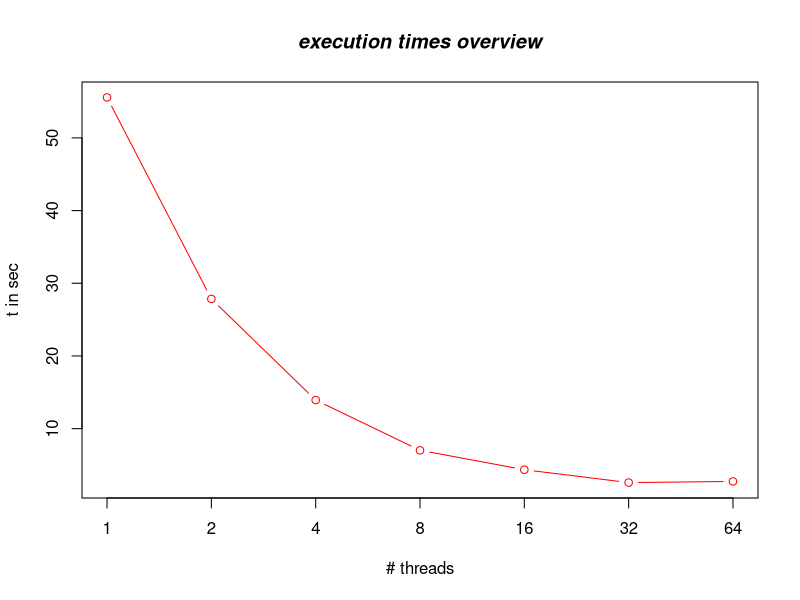
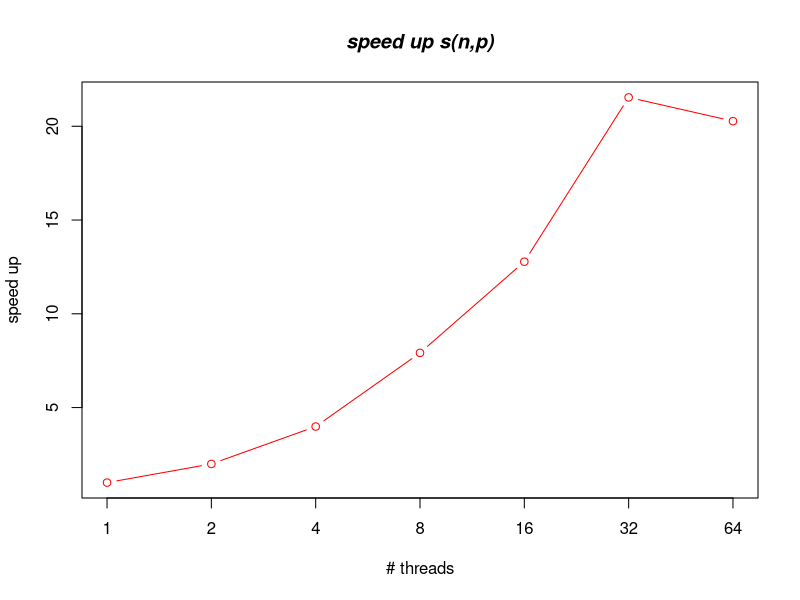
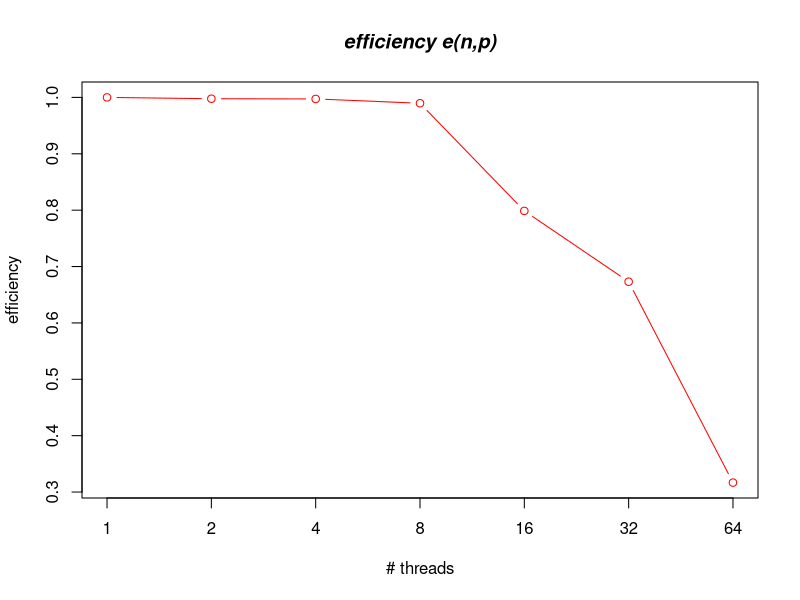

These charts were generated, in order, by the following R code:
# loop times 
executionTimeInSeconds <- c(55.570761,27.850214,13.930710,7.019160, 4.348725,2.580024, 2.741145 )
round(executionTimeInSeconds,digits=3)
numberOfThreads <-c()

for(i in 0:6) numberOfThreads[i+1]= 2^(i)

# version 1
# 
# plot(x=numberOfThreads,y=executionTimeInSeconds,xlab="# threads",
#      ylab="t in sec",type="o",col="red")
# 
# # Create a title with a red, bold/italic font
# title(main="execution times different # threads", font.main=4)


#version 2

plot(executionTimeInSeconds, ylab="t in sec",type="b",col="red",xlab="# threads",xaxt = "n")

axis(1,at=1:7, lab=numberOfThreads)
title(main="execution times overview", font.main=4)


#calculate speedup 
tn <- executionTimeInSeconds[1]
speedUp <-tn/executionTimeInSeconds

plot(speedUp, ylab="speed up",type="b",col="red",xlab="# threads",xaxt = "n")

axis(1,at=1:7, lab=numberOfThreads)
title(main="speed up s(n,p)", font.main=4)


#calculate efficiency 
efficiency<-speedUp/numberOfThreads
round(efficiency,digits=3)
plot(efficiency, ylab="efficiency",type="b",col="red",xlab="# threads",xaxt = "n")

axis(1,at=1:7, lab=numberOfThreads)
title(main="efficiency e(n,p)", font.main=4)



